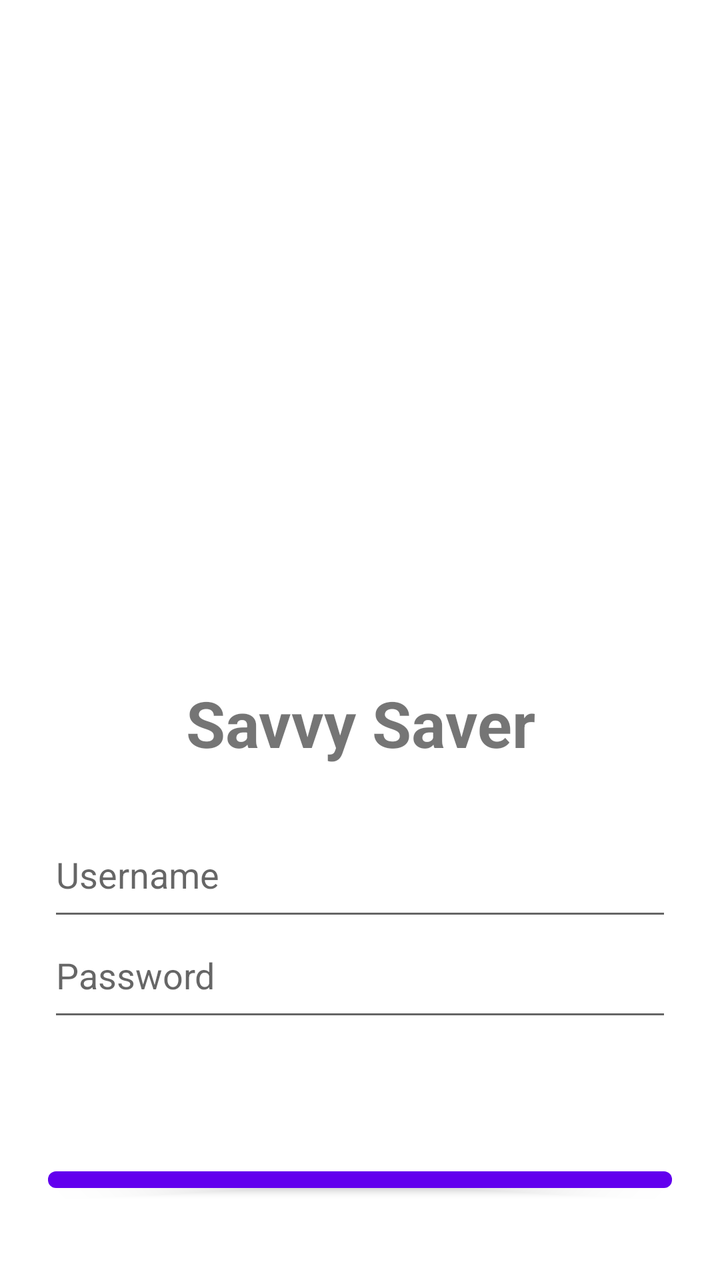
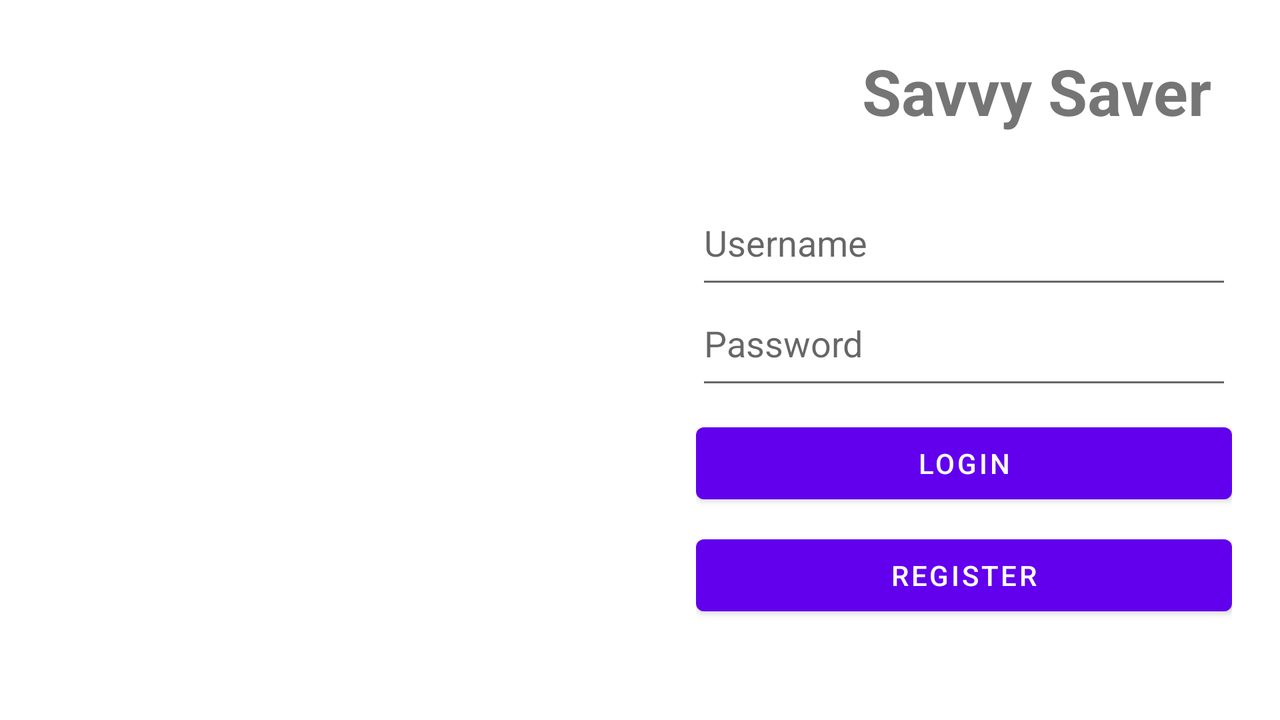

The same Android screen from two of the app's own layout files: first res/layout/ as a phone draws it, then the repository's variant for another configuration, drawn on a device whose configuration selects that folder. Both files follow.
<!-- AndroidManifest.xml: application theme Theme.Deuxieme -->
<!-- res/layout/activity_login.xml -->
<?xml version="1.0" encoding="utf-8"?>
<RelativeLayout
    xmlns:android="http://schemas.android.com/apk/res/android"
    android:layout_width="match_parent"
    android:layout_height="match_parent"
    android:padding="24dp">

    <ImageView
        android:id="@+id/logo"
        android:layout_width="wrap_content"
        android:layout_height="300dp"
        android:src="@drawable/placeholder"
        android:layout_centerHorizontal="true"/>

    <TextView
        android:id="@+id/app_name"
        android:layout_width="match_parent"
        android:layout_height="wrap_content"
        android:text="Savvy Saver"
        android:textSize="32sp"
        android:textStyle="bold"
        android:layout_below="@id/logo"
        android:layout_marginTop="16dp"
        android:gravity="center"/>

    <EditText
        android:id="@+id/username"
        android:layout_width="match_parent"
        android:layout_height="wrap_content"
        android:hint="Username"
        android:paddingBottom="16dp"
        android:layout_below="@id/app_name"
        android:layout_marginTop="32dp"/>

    <EditText
        android:id="@+id/password"
        android:layout_width="match_parent"
        android:layout_height="wrap_content"
        android:hint="Password"
        android:inputType="textPassword"
        android:paddingBottom="16dp"
        android:layout_below="@id/username"/>

    <Button
        android:id="@+id/login"
        android:layout_width="match_parent"
        android:layout_height="wrap_content"
        android:text="Login"
        android:layout_below="@id/password"
        android:layout_marginTop="64dp"
        android:layout_marginBottom="16dp"/>
    <Button
        android:id="@+id/register"
        android:layout_width="match_parent"
        android:layout_height="wrap_content"
        android:text="Register"
        android:layout_below="@id/login"/>



</RelativeLayout>
<!-- resources referenced by this layout -->
<resources>
  <style name="Theme.Deuxieme" parent="Theme.MaterialComponents.DayNight.DarkActionBar">
          
          <item name="colorPrimary">@color/purple_500</item>
          <item name="colorPrimaryVariant">@color/purple_700</item>
          <item name="colorOnPrimary">@color/white</item>
          
          <item name="colorSecondary">@color/teal_200</item>
          <item name="colorSecondaryVariant">@color/teal_700</item>
          <item name="colorOnSecondary">@color/black</item>
          
          <item name="android:statusBarColor">?attr/colorPrimaryVariant</item>
          
      </style>
</resources>
<!-- res/layout-land/activity_login.xml (the repository's variant of the layout above) -->
<!-- drawn on the phone turned sideways -->
<?xml version="1.0" encoding="utf-8"?>
<RelativeLayout
    xmlns:android="http://schemas.android.com/apk/res/android"
    android:layout_width="match_parent"
    android:layout_height="match_parent"
    android:padding="24dp">

    <ImageView
        android:id="@+id/logo"
        android:layout_width="300dp"
        android:layout_height="wrap_content"
        android:src="@drawable/placeholder"
        android:layout_alignParentStart="true"
        android:layout_alignParentTop="true"
        android:layout_alignParentBottom="true"
        android:layout_centerVertical="true"
        android:layout_weight="1"/>

    <LinearLayout
        android:id="@+id/controls_layout"
        android:layout_width="wrap_content"
        android:layout_height="match_parent"
        android:layout_toEndOf="@id/logo"
        android:layout_marginStart="24dp"
        android:orientation="vertical">

        <TextView
            android:id="@+id/app_name"
            android:layout_width="340dp"
            android:layout_height="wrap_content"
            android:text="Savvy Saver"
            android:textSize="32sp"
            android:textStyle="bold"
            android:gravity="center"/>

        <EditText
            android:id="@+id/username"
            android:layout_width="match_parent"
            android:layout_height="wrap_content"
            android:hint="Username"
            android:paddingBottom="16dp"
            android:layout_marginTop="32dp"/>

        <EditText
            android:id="@+id/password"
            android:layout_width="match_parent"
            android:layout_height="wrap_content"
            android:hint="Password"
            android:inputType="textPassword"
            android:paddingBottom="16dp"/>

        <Button
            android:id="@+id/login"
            android:layout_width="match_parent"
            android:layout_height="wrap_content"
            android:text="Login"
            android:layout_below="@id/password"
            android:layout_marginTop="8dp"
            android:layout_marginBottom="8dp"/>
        <Button
            android:id="@+id/register"
            android:layout_width="match_parent"
            android:layout_height="wrap_content"
            android:text="Register"
            android:layout_below="@id/login"/>

    </LinearLayout>

</RelativeLayout>
